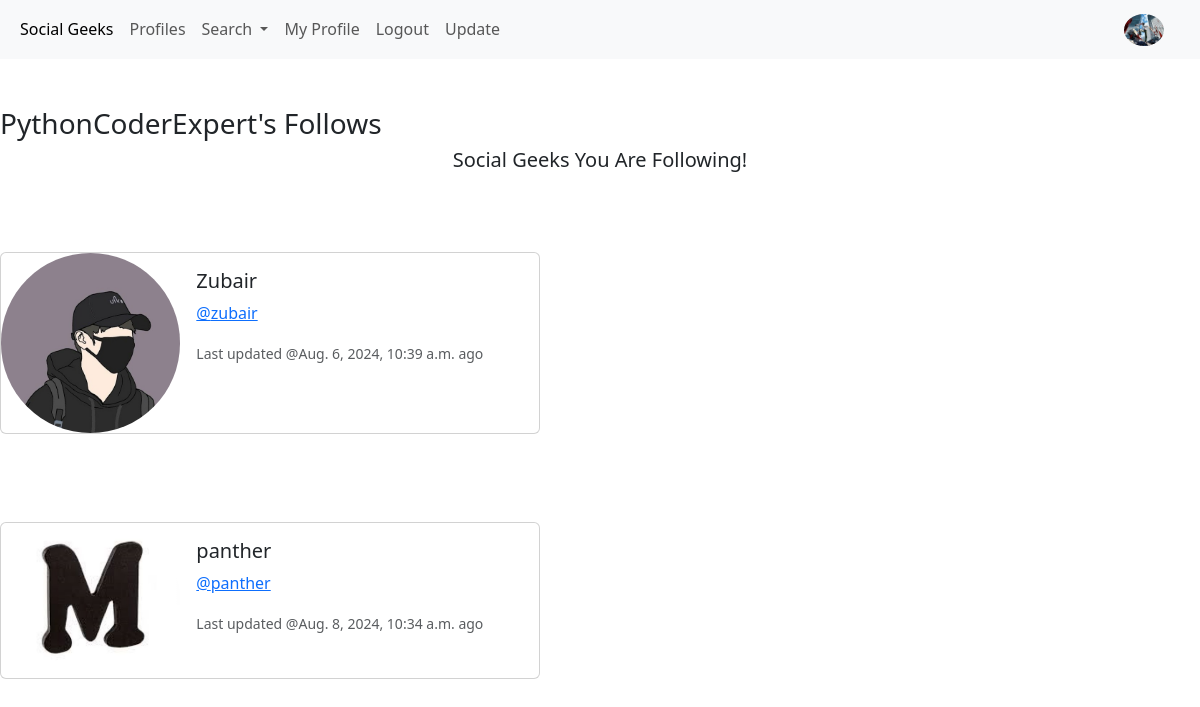
/profile/following/1 (signed in), run on the app's committed database.
### SocialGeek/models.py (models this page shows, shortened)
class Profile (models.Model)  :
    user =          models.OneToOneField(User , on_delete= models.CASCADE)
    follow =        models.ManyToManyField(
                                "self" ,
                                related_name="followed_by",     #"A query help to searcg nu later on "
                                symmetrical= False ,            #"if i  follow someone not necessart they follow me too"
                                blank= True ,                   # it is not neccsary that i have to follow any body
                                           )
    date_modified  =  models.DateTimeField(  auto_now= True)
    profile_image =  models.ImageField( null= True , blank= True , upload_to = "images/" )
    profile_bio=          models.CharField(max_length= 500  , null= True , blank= True)
    home_page_link     =  models.CharField(max_length= 100  , null= True , blank= True)
    facebook_link     =   models.CharField(max_length= 100  , null= True , blank= True)
    instagram_link    =   models.CharField(max_length= 100 , null= True , blank= True)
    linkedin_link    =    models.CharField(max_length= 100 , null= True , blank= True)

### SocialGeek/views.py (the view)
# urls.py: path('profile/following/<int:pk>',views.following ,            name="following"),
def following (request , pk )  :
     if request.user.is_authenticated :
          if request.user.id == pk :
               profiles  =   Profile.objects.get(id  = pk )
               return render(request , "following.html",  {"profiles" : profiles, })
          else:
               messages.error(request , ("Oops , You Can Not See Others Geeks Following List "))
               return redirect ('home_page')
     else:
          messages.error(request , ("Oops , You Must Be Logged in To Access This Page ! "))
          return redirect ('home_page')

### SocialGeek/templates/following.html
{% extends "base.html" %}
{% load static %}
{% block content %}
<h3>{{request.user.username}}'s Follows</h3>
<h5 align="center">Social Geeks You Are Following!</h5>
{% if profiles %}
    {% for profile in profiles.follow.all %}
        {% if request.user.id != profile.user.id %}
            <div class="card mb-3" style="max-width: 540px;">
                <div class="row g-0">
                    <div class="col-md-4">
                        {% if profile.profile_image %}
                            <img src="{{profile.profile_image.url}}" width="200" height="200" class="img-fluid rounded-circle" alt="{{profile.profile_image.url}}">
                        {% else %}
                            <img src="{% static 'images/default_pic.jpg' %}" width="200" height="200" class="img-fluid rounded-circle" alt="Profile Image">
                        {% endif %}
                    </div>
                    <div class="col-md-8">
                        <div class="card-body">
                            <h5 class="card-title">{{profile.user.username}}</h5>
                            <p class="card-text"><a href="{% url 'profile' profile.user.id %}">@{{profile.user.username|lower}}</a></p>
                            <p class="card-text"><small class="text-body-secondary">Last updated @{{profile.date_modified}} ago</small></p>
                        </div>
                    </div>
                </div>
            </div>
        {% endif %}
        <br><br><br>
    {% endfor %}
{% else %}
No Following List
{% endif %}
{% endblock content %}

### SocialGeek/templates/navbar.html (shortened to what this page needs)
{% load static %}
<nav class="navbar navbar-expand-lg bg-body-tertiary">
    <div class="container-fluid">
      <div class="collapse navbar-collapse" id="navbarSupportedContent">
        <ul class="navbar-nav me-auto mb-2 mb-lg-0">
          <li class="nav-item">
            <a class="nav-link active" aria-current="page" href="{%url 'home_page'%}">Social Geeks</a>
          </li>
          <li class="nav-item">
            <a class="nav-link" href="{% url "profile_list" %}">Profiles</a>
          </li>
          <li class="nav-item dropdown">
            <a class="nav-link dropdown-toggle" href="#" role="button" data-bs-toggle="dropdown" aria-expanded="false">
              Search
            </a>
          </li>
          {% if user.is_authenticated %}
              <li class="nav-item">
                <a class="nav-link" href="{% url 'profile'  request.user.id %}">My Profile</a>
              </li>
          {% endif %}
          {% if user.is_authenticated %}
              <li class="nav-item">
                <a class="nav-link" href="{% url 'logout_user'  %}">Logout</a>
              </li>
              <li class="nav-item">
                <a class="nav-link" href="{% url 'update_user'  %}">Update</a>
              </li>
          {% endif %}
        </ul>
      {% if user.is_authenticated %}
          <ul class ="navbar-nav ml-auto">
              <li class="nav-link navbar-brand">
                  <a href="{% url "profile" request.user.id %}">
                    {% if  user.profile.profile_image %}
                        <img src="{{user.profile.profile_image.url}}" width ="40" height="40" class="img-fluid rounded-circle" alt="{{user.profile.profile_image.url}}">
                    {% else %}
                        <img src= "{% static "images/default_pic.jpg" %}" class="img-fluid rounded-circle" width ="40" height="40" alt="Profile Image">
                    {% endif %}
                  </a>
              </li>
          </ul>
      {% endif %}
      </div>
    </div>
  </nav>

### data on the page
Profile: user.username "Zubair", user.username "zubair", date_modified "Aug. 6, 2024, 10:39 a.m."
Profile: profile_image (picture), user.username "panther", date_modified "Aug. 8, 2024, 10:34 a.m."

### other printed values
{{ request.user.username }} "PythonCoderExpert"
